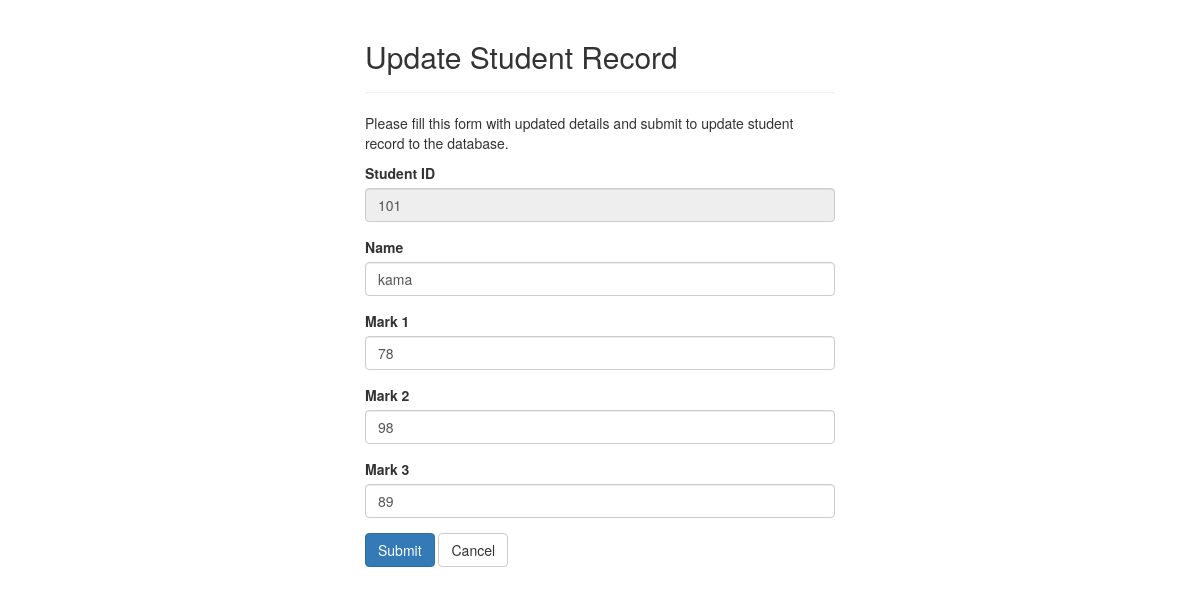
Page /update.php?id=101 on the committed database.
### tables this page shows
CREATE TABLE IF NOT EXISTS `student` (
  `studentid` int(11) NOT NULL,
  `name` varchar(100) NOT NULL,
  `mark1` int(11) NOT NULL,
  `mark2` int(11) NOT NULL,
  `mark3` int(11) NOT NULL,
  `total` int(11) NOT NULL,
  `result` varchar(10) DEFAULT NULL
);

### update.php (the view, shortened to what this page needs)
<?php
require_once 'connection.php';
?>
<!DOCTYPE html>
<html lang="en">
<head>
    <link rel="stylesheet" href="include/bootstrap.css">
</head>
<body>
    <div class="wrapper">
        <div class="container-fluid">
            <div class="row">
                <div class="col-md-12">
                    <div class="page-header">
                        <h2>Update Student Record</h2>
                    </div>
                    <p>Please fill this form with updated details and submit to update student record to the database.</p>
                    <form action="update_logic.php" method="post">
                        <?php
                    $studentid = $_GET['id'];
                     $sql = "select * from student where studentid=$studentid";
                    $result = $connect->query($sql);
                          if($result->num_rows > 0) {
                            if($row = $result->fetch_assoc()) {
                            ?>
                        <div class="form-group">
                            <label>Student ID</label>
                            <input type="text" name="studentid" class="form-control" value='<?php echo $row['studentid']  ?>' readonly='readonly'>
                        </div>
                        <div class="form-group">
                            <label>Name</label>
                            <input type="text" name="studentname" class="form-control" value='<?php echo $row['name']  ?>'>
                        </div>
                        <div class="form-group">
                            <label>Mark 1</label>
                            <input type="text" name="mark1" class="form-control" value='<?php echo $row['mark1']  ?>'>
                        </div>
                        <div class="form-group">
                            <label>Mark 2</label>
                            <input type="text" name="mark2" class="form-control" value='<?php echo $row['mark2']  ?>'>
                        </div>
                    <div class="form-group">
                            <label>Mark 3</label>
                            <input type="text" name="mark3" class="form-control" value='<?php echo $row['mark3']  ?>'>
                        </div>
                        <input type="submit" class="btn btn-primary" value="Submit">
                        <a href="index.php" class="btn btn-default">Cancel</a>
                         <?php
                         }
                         }
                         else
                         {
                          echo  "<p class='lead'><em>No records were found.</em></p>";
                          echo "<p><a href='index.php' class='btn btn-primary'>Back</a></p>";
                         }
                         ?>
                    </form>
                </div>
            </div>
        </div>
    </div>
</body>
</html>

### update.php (style rules this page uses)
.wrapper { width: 500px; margin: 0 auto; }

### rows in the picture
student: studentid "101", studentname "kama", mark1 "78", mark2 "98", mark3 "89"
